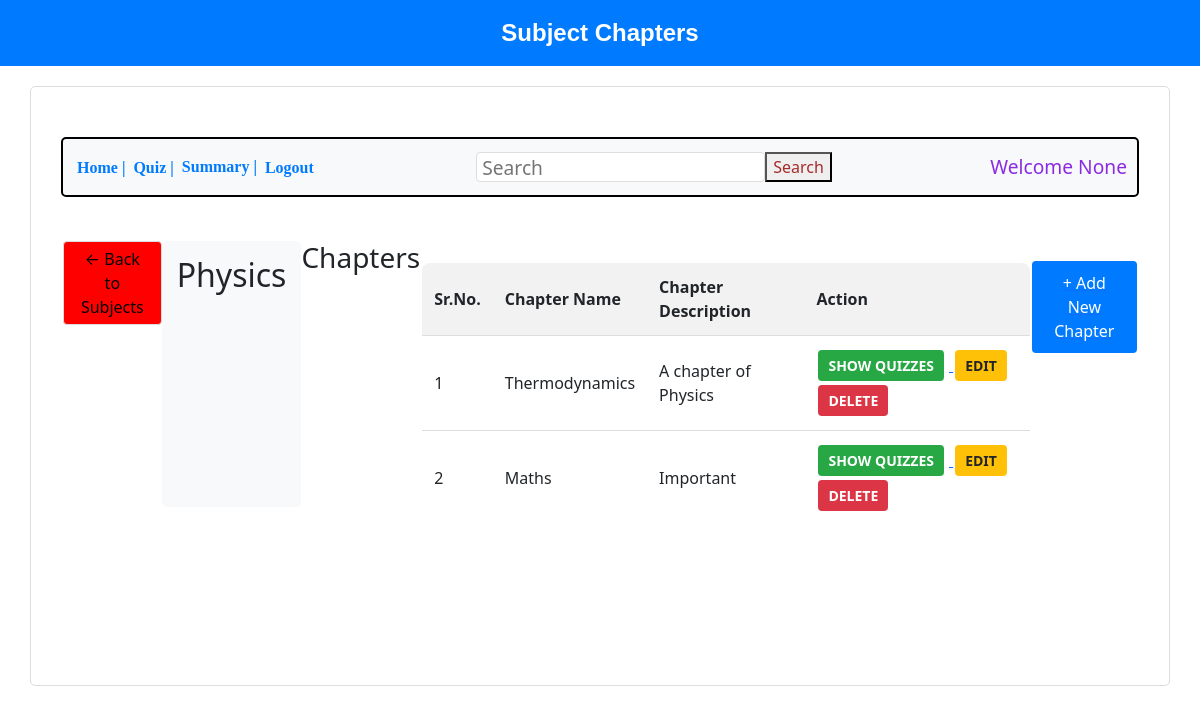
The app's page /show_chapters/1, older data.
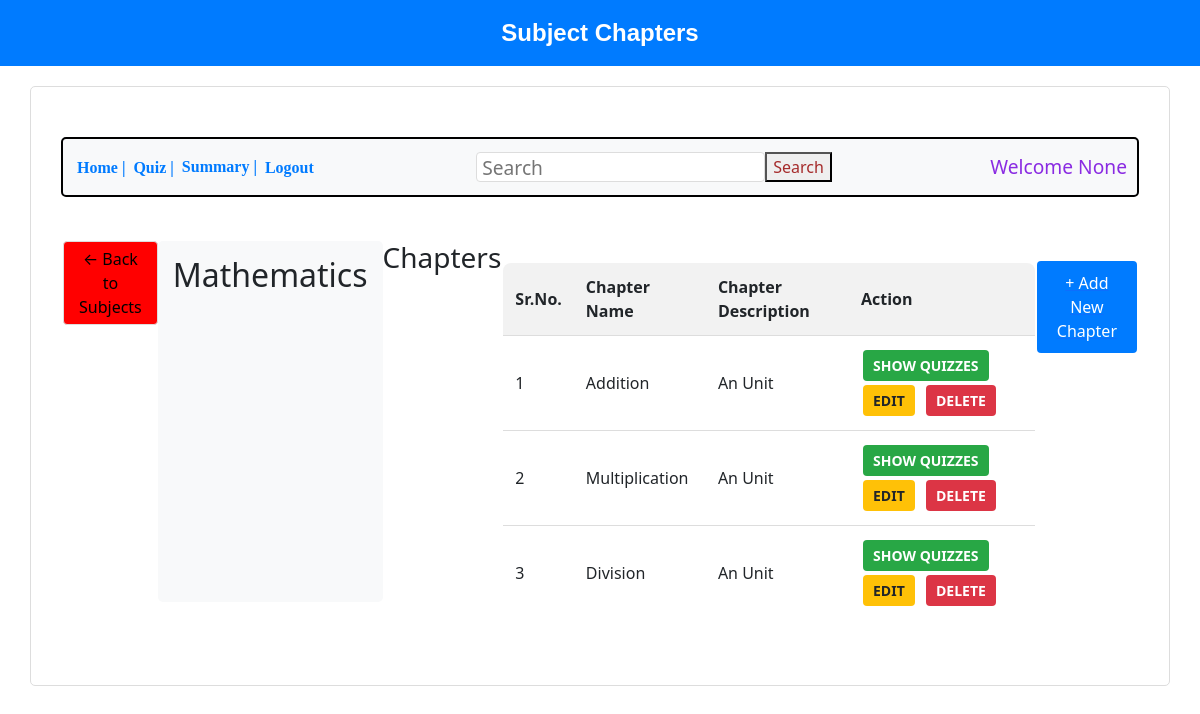
The same page, newer data.
### backend/models.py (models this page shows, shortened)
class Subject(db.Model):
    __tablename__ = "subjects"
    id = db.Column(db.Integer, primary_key=True)
    name = db.Column(db.String, nullable=False, unique=True)
    desc = db.Column(db.String, nullable=False, unique=True)
    chapters = db.relationship('Chapter', backref='subject', lazy='dynamic')

class Chapter(db.Model):
    __tablename__ = "chapters"
    id = db.Column(db.Integer, primary_key=True)
    name = db.Column(db.String, nullable=False)
    desc = db.Column(db.String, nullable=False)
    subject_id = db.Column(db.Integer, db.ForeignKey('subjects.id'), nullable=False)
    questions = db.relationship('Question', backref='chapter', lazy='dynamic')

### backend/controllers.py (the view)
@app.route("/show_chapters/<int:subject_id>")
def show_chapters(subject_id):
    subject = Subject.query.get_or_404(subject_id)
    chapters = Chapter.query.filter_by(subject_id=subject_id).all()
    return render_template("show_chapters.html",subject=subject, chapters=chapters, name=request.args.get('email'))

### templates/show_chapters.html (shortened to what this page needs)
<!DOCTYPE html>
<html lang="en">
<head>
    <link rel="stylesheet" href="/static/style.css">
    <link rel="stylesheet" href="https://cdnjs.cloudflare.com/ajax/libs/bootstrap/5.3.2/css/bootstrap.min.css">
</head>
<body>
    <header class="header2">Subject Chapters</header>
    <div class="bordertime">
        <div class="button-container">
            <a href="/admin_dash"><button class="nav-button">Home |</button></a>
            <a href="/quiz-mgmt"><button class="nav-button">Quiz |</button></a>
            <button class="nav-button">Summary |</button>
            <a href="/login"><button class="nav-button">Logout</button></a>
            <input class="search" type="search" placeholder="Search">
            <button class="searching">Search</button>
            <h4 class="text">Welcome {{ name }}</h4>
        </div>
        <div class="container mt-4">
            <a href="/admin_dash">
                <button class="back-btn">← Back to Subjects</button>
            </a>
            <div class="subject-info">
                <h2>{{ subject.name }}</h2>
            </div>
            <h3>Chapters</h3>
            {% if chapters %}
                <table class="chapter-table">
                    <thead>
                        <tr>
                            <th>Sr.No.</th>
                            <th>Chapter Name</th>
                            <th>Chapter Description</th>
                            <th>Action</th>
                        </tr>
                    </thead>
                    <tbody>
                        {% for chapter in chapters %}
                            <tr>
                                <td>{{ loop.index }}</td>
                                <td>{{ chapter.name }}</td>
                                <td>{{ chapter.desc }}</td>
                                <td>
                                    <a href="{{ url_for('show_quizzes', subject_id=subject.id, chapter_id=chapter.id) }}">
                                        <button class="action-btn show-btn">SHOW QUIZZES</button>
                                    </a>
                                    <button class="action-btn edit-btn" data-bs-toggle="modal"
                                            data-bs-target="#editChapterModal"
                                            data-chapter-id="{{ chapter.id }}"
                                            data-chapter-name="{{ chapter.name }}"
                                            data-chapter-desc="{{ chapter.desc }}">
                                        EDIT
                                    </button>
                                    <a href="{{ url_for('delete_chapter', chapter_id=chapter.id) }}"
                                       onclick="return confirm('Are you sure you want to delete this chapter?')">
                                        <button class="action-btn delete-btn">DELETE</button>
                                    </a>
                                </td>
                            </tr>
                        {% endfor %}
                    </tbody>
                </table>
            {% else %}
                <div class="no-chapters">
                    <h3>No Chapters available for this subject</h3>
                    <p>Click the button below to add a new chapter.</p>
                </div>
            {% endif %}
            <a href="{{ url_for('new_chapter', subject_id=subject.id) }}">
                <button type="button" class="add-chapter-btn">+ Add New Chapter</button>
            </a>
        </div>
    </div>
</body>
</html>

Row changes from the older to the newer data that the page shows:
removed Chapter: name "Thermodynamics", desc "A chapter of Physics"
removed Chapter: name "Maths", desc "Important"
changed Subject: name "Physics" → "Mathematics"
added Chapter: name "Addition", desc "An Unit"
added Chapter: name "Multiplication", desc "An Unit"
added Chapter: name "Division", desc "An Unit"
